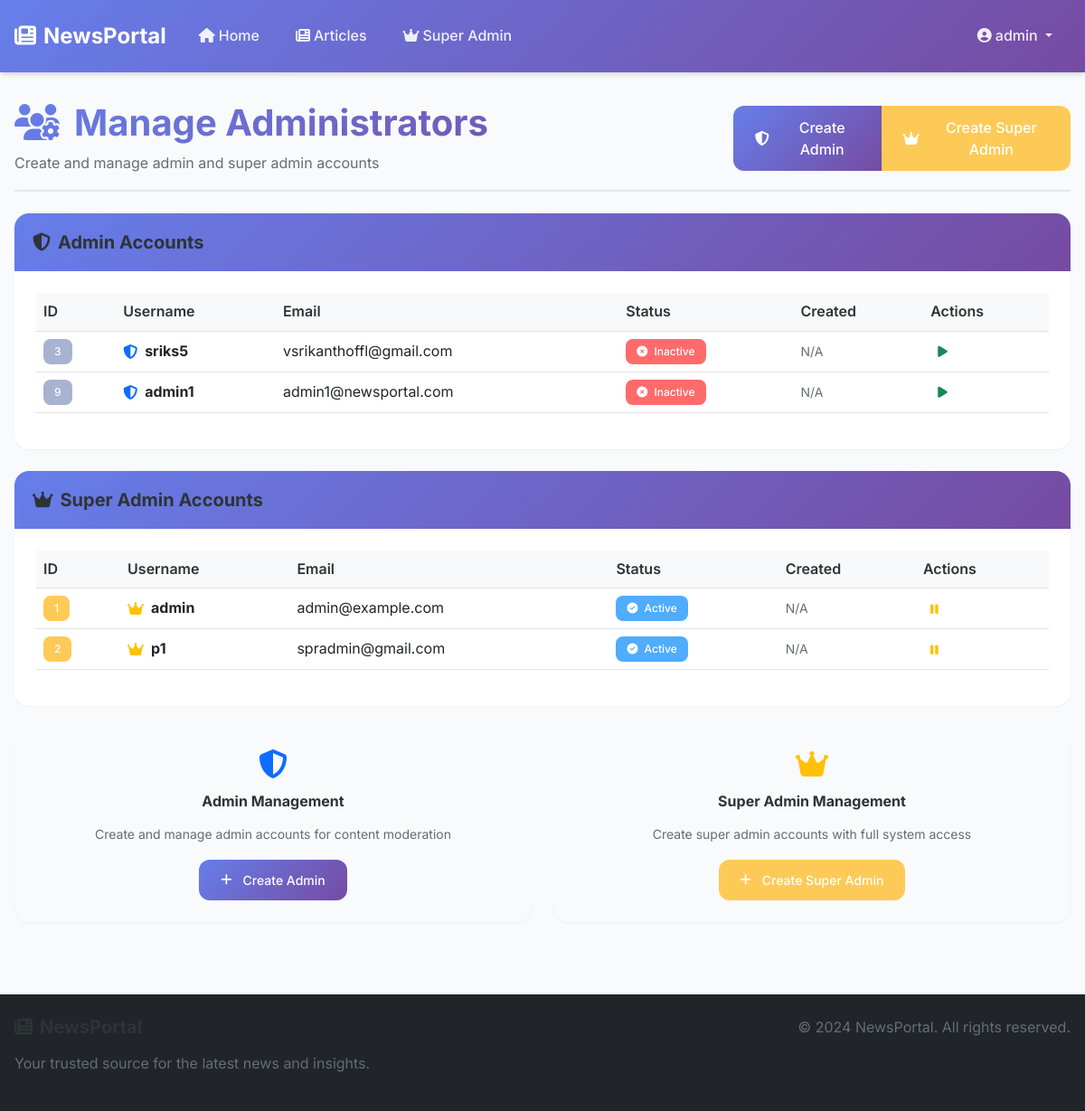
The page /superadmin/admins (signed in) on the database its author committed.
### models.py (models this page shows, shortened)
class User(db.Model):
    __tablename__ = 'users'
    id = db.Column(db.Integer, primary_key=True)
    username = db.Column(db.String(64), unique=True, nullable=False)
    email = db.Column(db.String(120), unique=True, nullable=False)
    password_hash = db.Column(db.String(128), nullable=False)
    role_id = db.Column(db.Integer, db.ForeignKey('roles.id'), nullable=False)
    is_active = db.Column(db.Boolean, default=True)
    is_approved = db.Column(db.Boolean, default=False)
    articles = db.relationship('Article', foreign_keys='Article.created_by', backref='author', lazy=True)
    approved_articles = db.relationship('Article', foreign_keys='Article.approved_by', backref='approver', lazy=True)
    comments = db.relationship('Comment', backref='author', lazy=True)
    approval_requests = db.relationship('ApprovalRequest', foreign_keys='ApprovalRequest.requester_id', backref='requester', lazy=True)

### controllers/superadmin_controller.py (the view)
@superadmin_controller.route('/admins')
@role_required(['superadmin'])
def admins():
    from flask import render_template
    from models import User, Role
    admins = User.query.filter(User.role.has(Role.name == 'admin')).all()
    superadmins = User.query.filter(User.role.has(Role.name == 'superadmin')).all()
    return render_template('superadmin/admins.html', admins=admins, superadmins=superadmins)

### services/auth_service.py (called while the page is built)
    @staticmethod
    def check_user_role(user_id, allowed_roles):
        user = User.query.get(user_id)
        if not user:
            return False, "User not found"
        if not user.is_active or not user.is_approved:
            return False, "User account is not active or approved"
        role = Role.query.get(user.role_id)
        if not role or role.name.lower() not in [r.lower() for r in allowed_roles]:
            return False, "Insufficient permissions"
        return True, None

### templates/superadmin/admins.html (shortened to what this page needs)
{% extends 'base.html' %}
{% block content %}
<div class="page-header mb-4">
    <div class="row align-items-center">
        <div class="col-md-8">
            <h1 class="mb-2">
                <i class="fas fa-users-cog me-3"></i>Manage Administrators
            </h1>
            <p class="text-muted mb-0">Create and manage admin and super admin accounts</p>
        </div>
        <div class="col-md-4 text-md-end">
            <div class="btn-group" role="group">
                <a href="{{ url_for('superadmin.create_admin') }}" class="btn btn-primary">
                    <i class="fas fa-shield-alt me-2"></i>Create Admin
                </a>
                <a href="{{ url_for('superadmin.create_superadmin') }}" class="btn btn-warning">
                    <i class="fas fa-crown me-2"></i>Create Super Admin
                </a>
            </div>
        </div>
    </div>
</div>
<div class="card mb-4">
    <div class="card-header">
        <h5 class="mb-0">
            <i class="fas fa-shield-alt me-2"></i>Admin Accounts
        </h5>
    </div>
    <div class="card-body">
        {% if admins %}
        <div class="table-responsive">
            <table class="table table-hover">
                <thead class="table-light">
                    <tr>
                        <th>ID</th>
                        <th>Username</th>
                        <th>Email</th>
                        <th>Status</th>
                        <th>Created</th>
                        <th>Actions</th>
                    </tr>
                </thead>
                <tbody>
                    {% for admin in admins %}
                    <tr>
                        <td>
                            <span class="badge bg-secondary">{{ admin.id }}</span>
                        </td>
                        <td>
                            <div class="d-flex align-items-center">
                                <i class="fas fa-shield-alt text-primary me-2"></i>
                                <strong>{{ admin.username }}</strong>
                            </div>
                        </td>
                        <td>{{ admin.email }}</td>
                        <td>
                            <span class="badge {% if admin.is_active %}bg-success{% else %}bg-danger{% endif %}">
                                <i class="fas fa-{% if admin.is_active %}check-circle{% else %}times-circle{% endif %} me-1"></i>
                                {{ 'Active' if admin.is_active else 'Inactive' }}
                            </span>
                        </td>
                        <td>
                            <small class="text-muted">
                                {{ admin.created_at.strftime('%b %d, %Y') if admin.created_at else 'N/A' }}
                            </small>
                        </td>
                        <td>
                            <div class="btn-group btn-group-sm" role="group">
                                <a href="{{ url_for('superadmin.toggle_user_status', id=admin.id) }}"
                                   class="btn {% if admin.is_active %}btn-outline-warning{% else %}btn-outline-success{% endif %}"
                                   title="{{ 'Deactivate' if admin.is_active else 'Activate' }} account">
                                    <i class="fas fa-{% if admin.is_active %}pause{% else %}play{% endif %}"></i>
                                </a>
                            </div>
                        </td>
                    </tr>
                    {% endfor %}
                </tbody>
            </table>
        </div>
        {% endif %}
    </div>
</div>
<div class="card mb-4">
    <div class="card-header">
        <h5 class="mb-0">
            <i class="fas fa-crown me-2"></i>Super Admin Accounts
        </h5>
    </div>
    <div class="card-body">
        {% if superadmins %}
        <div class="table-responsive">
            <table class="table table-hover">
                <thead class="table-light">
                    <tr>
                        <th>ID</th>
                        <th>Username</th>
                        <th>Email</th>
                        <th>Status</th>
                        <th>Created</th>
                        <th>Actions</th>
                    </tr>
                </thead>
                <tbody>
                    {% for superadmin in superadmins %}
                    <tr>
                        <td>
                            <span class="badge bg-warning">{{ superadmin.id }}</span>
                        </td>
                        <td>
                            <div class="d-flex align-items-center">
                                <i class="fas fa-crown text-warning me-2"></i>
                                <strong>{{ superadmin.username }}</strong>
                            </div>
                        </td>
                        <td>{{ superadmin.email }}</td>
                        <td>
                            <span class="badge {% if superadmin.is_active %}bg-success{% else %}bg-danger{% endif %}">
                                <i class="fas fa-{% if superadmin.is_active %}check-circle{% else %}times-circle{% endif %} me-1"></i>
                                {{ 'Active' if superadmin.is_active else 'Inactive' }}
                            </span>
                        </td>
                        <td>
                            <small class="text-muted">
                                {{ superadmin.created_at.strftime('%b %d, %Y') if superadmin.created_at else 'N/A' }}
                            </small>
                        </td>
                        <td>
                            <div class="btn-group btn-group-sm" role="group">
                                <a href="{{ url_for('superadmin.toggle_user_status', id=superadmin.id) }}"
                                   class="btn {% if superadmin.is_active %}btn-outline-warning{% else %}btn-outline-success{% endif %}"
                                   title="{{ 'Deactivate' if superadmin.is_active else 'Activate' }} account">
                                    <i class="fas fa-{% if superadmin.is_active %}pause{% else %}play{% endif %}"></i>
                                </a>
                            </div>
                        </td>
                    </tr>
                    {% endfor %}
                </tbody>
            </table>
        </div>
        {% endif %}
    </div>
</div>
<div class="row">
    <div class="col-md-6">
        <div class="card bg-light border-0">
            <div class="card-body text-center">
                <i class="fas fa-shield-alt fa-2x text-primary mb-3"></i>
                <h6>Admin Management</h6>
                <p class="text-muted small">Create and manage admin accounts for content moderation</p>
                <a href="{{ url_for('superadmin.create_admin') }}" class="btn btn-primary btn-sm">
                    <i class="fas fa-plus me-1"></i>Create Admin
                </a>
            </div>
        </div>
    </div>
    <div class="col-md-6">
        <div class="card bg-light border-0">
            <div class="card-body text-center">
                <i class="fas fa-crown fa-2x text-warning mb-3"></i>
                <h6>Super Admin Management</h6>
                <p class="text-muted small">Create super admin accounts with full system access</p>
                <a href="{{ url_for('superadmin.create_superadmin') }}" class="btn btn-warning btn-sm">
                    <i class="fas fa-plus me-1"></i>Create Super Admin
                </a>
            </div>
        </div>
    </div>
</div>
{% endblock %}

### templates/base.html (shortened to what this page needs)
<!DOCTYPE html>
<html lang="en">
<head>
    <link href="https://cdn.jsdelivr.net/npm/bootstrap@5.3.0/dist/css/bootstrap.min.css" rel="stylesheet">
    <link href="https://cdnjs.cloudflare.com/ajax/libs/font-awesome/6.4.0/css/all.min.css" rel="stylesheet">
</head>
<body>
    <nav class="navbar navbar-expand-lg">
        <div class="container">
            <a class="navbar-brand" href="{{ url_for('index') }}">
                <i class="fas fa-newspaper me-2"></i>NewsPortal
            </a>
            <div class="collapse navbar-collapse" id="navbarNav">
                <ul class="navbar-nav me-auto">
                    <li class="nav-item">
                        <a class="nav-link" href="{{ url_for('index') }}">
                            <i class="fas fa-home me-1"></i>Home
                        </a>
                    </li>
                    {% if session.get('user_id') %}
                        <li class="nav-item">
                            <a class="nav-link" href="{{ url_for('user.home') }}">
                                <i class="fas fa-newspaper me-1"></i>Articles
                            </a>
                        </li>
                        {% if session.get('role') == 'superadmin' %}
                            <li class="nav-item">
                                <a class="nav-link" href="{{ url_for('superadmin.dashboard') }}">
                                    <i class="fas fa-crown me-1"></i>Super Admin
                                </a>
                            </li>
                        {% elif session.get('role') == 'admin' %}
                            <li class="nav-item">
                                <a class="nav-link" href="{{ url_for('admin.dashboard') }}">
                                    <i class="fas fa-shield-alt me-1"></i>Admin
                                </a>
                            </li>
                        {% elif session.get('role') == 'publisher' %}
                            <li class="nav-item">
                                <a class="nav-link" href="{{ url_for('publisher.dashboard') }}">
                                    <i class="fas fa-edit me-1"></i>Publisher
                                </a>
                            </li>
                        {% endif %}
                    {% endif %}
                </ul>
                <ul class="navbar-nav">
                    {% if session.get('user_id') %}
                        <li class="nav-item dropdown">
                            <a class="nav-link dropdown-toggle" href="#" role="button" data-bs-toggle="dropdown">
                                <i class="fas fa-user-circle me-1"></i>{{ session.get('username') }}
                            </a>
                        </li>
                    {% endif %}
                </ul>
            </div>
        </div>
    </nav>
    <main class="main-content">
        <div class="container">
            {% block content %}{% endblock %}
        </div>
    </main>
    <footer class="bg-dark text-light py-4 mt-5">
        <div class="container">
            <div class="row">
                <div class="col-md-6">
                    <h5><i class="fas fa-newspaper me-2"></i>NewsPortal</h5>
                    <p class="text-muted">Your trusted source for the latest news and insights.</p>
                </div>
                <div class="col-md-6 text-md-end">
                    <p class="text-muted">&copy; 2024 NewsPortal. All rights reserved.</p>
                </div>
            </div>
        </div>
    </footer>
</body>
</html>

### templates/base.html (style rules this page uses)
:root { --primary-color: #667eea; --primary-dark: #764ba2; --secondary-color: #a8b2d1; --accent-color: #f093fb; --success-color: #4facfe; --danger-color: #ff6b6b; --warning-color: #feca57; --info-color: #48dbfb; --light-bg: #f8fafc; --dark-bg: #2d3436; --border-color: #e2e8f0; --text-primary: #2d3436; --text-secondary: #636e72; --shadow-sm: 0 1px 2px 0 rgb(0 0 0 / 0.05); --shadow-md: 0 4px 6px -1px rgb(0 0 0 / 0.1), 0 2px 4px -2px rgb(0 0 0 / 0.1); --shadow-lg: 0 10px 15px -3px rgb(0 0 0 / 0.1), 0 4px 6px -4px rgb(0 0 0 / 0.1); }
* { margin: 0; padding: 0; box-sizing: border-box; }
body { font-family: 'Inter', -apple-system, BlinkMacSystemFont, 'Segoe UI', Roboto, sans-serif; line-height: 1.6; color: var(--text-primary); background-color: var(--light-bg); min-height: 100vh; }
.navbar { background: linear-gradient(135deg, #667eea 0%, #764ba2 100%); box-shadow: var(--shadow-md); padding: 1rem 0; position: sticky; top: 0; z-index: 1000; }
.navbar-brand { font-weight: 700; font-size: 1.5rem; color: white !important; text-decoration: none; }
.navbar-nav .nav-link { color: rgba(255, 255, 255, 0.9) !important; font-weight: 500; padding: 0.5rem 1rem !important; border-radius: 0.5rem; transition: all 0.3s ease; margin: 0 0.25rem; }
.main-content { min-height: calc(100vh - 80px); padding: 2rem 0; }
.container { max-width: 1200px; margin: 0 auto; padding: 0 1rem; }
.card { background: white; border: none; border-radius: 1rem; box-shadow: var(--shadow-sm); transition: all 0.3s ease; overflow: hidden; }
.card-header { background: linear-gradient(135deg, #667eea 0%, #764ba2 100%); color: white; border: none; padding: 1.25rem; font-weight: 600; }
.card-body { padding: 1.5rem; }
.btn { font-weight: 500; padding: 0.75rem 1.5rem; border-radius: 0.75rem; border: none; transition: all 0.3s ease; text-decoration: none; display: inline-flex; align-items: center; gap: 0.5rem; }
.btn-primary { background: linear-gradient(135deg, #667eea 0%, #764ba2 100%); color: white; }
.btn-warning { background: var(--warning-color); color: white; }
h1, h2, h3, h4, h5, h6 { font-weight: 700; color: var(--text-primary); margin-bottom: 1rem; }
h1 { font-size: 2.5rem; background: linear-gradient(135deg, var(--primary-color) 0%, var(--primary-dark) 100%); -webkit-background-clip: text; -webkit-text-fill-color: transparent; background-clip: text; }
p { color: var(--text-secondary); margin-bottom: 1rem; }
.badge { font-weight: 500; padding: 0.5rem 0.75rem; border-radius: 0.5rem; }
.bg-secondary { background: var(--secondary-color) !important; }
.bg-success { background: var(--success-color) !important; }
.bg-danger { background: var(--danger-color) !important; }
.bg-warning { background: var(--warning-color) !important; }
.text-muted { color: var(--text-secondary) !important; }
.bg-light { background-color: var(--light-bg) !important; }

### templates/superadmin/admins.html (style rules this page uses)
.page-header { border-bottom: 2px solid var(--border-color); padding-bottom: 1rem; }
.table th { font-weight: 600; color: var(--text-primary); }
.table td { vertical-align: middle; }
.btn-group-sm .btn { padding: 0.25rem 0.5rem; font-size: 0.875rem; }
.badge { font-weight: 500; }

### rows shown on the page
User: get "admin", id "1", username "admin", email "admin@example.com", is_active "Active", created_at "N/A"
User: id "3", username "sriks5", email "vsrikanthoffl@gmail.com", is_active "Inactive", created_at "N/A"
User: id "9", username "admin1", email "admin1@newsportal.com", is_active "Inactive", created_at "N/A"
User: id "2", username "p1", email "spradmin@gmail.com", is_active "Active", created_at "N/A"
